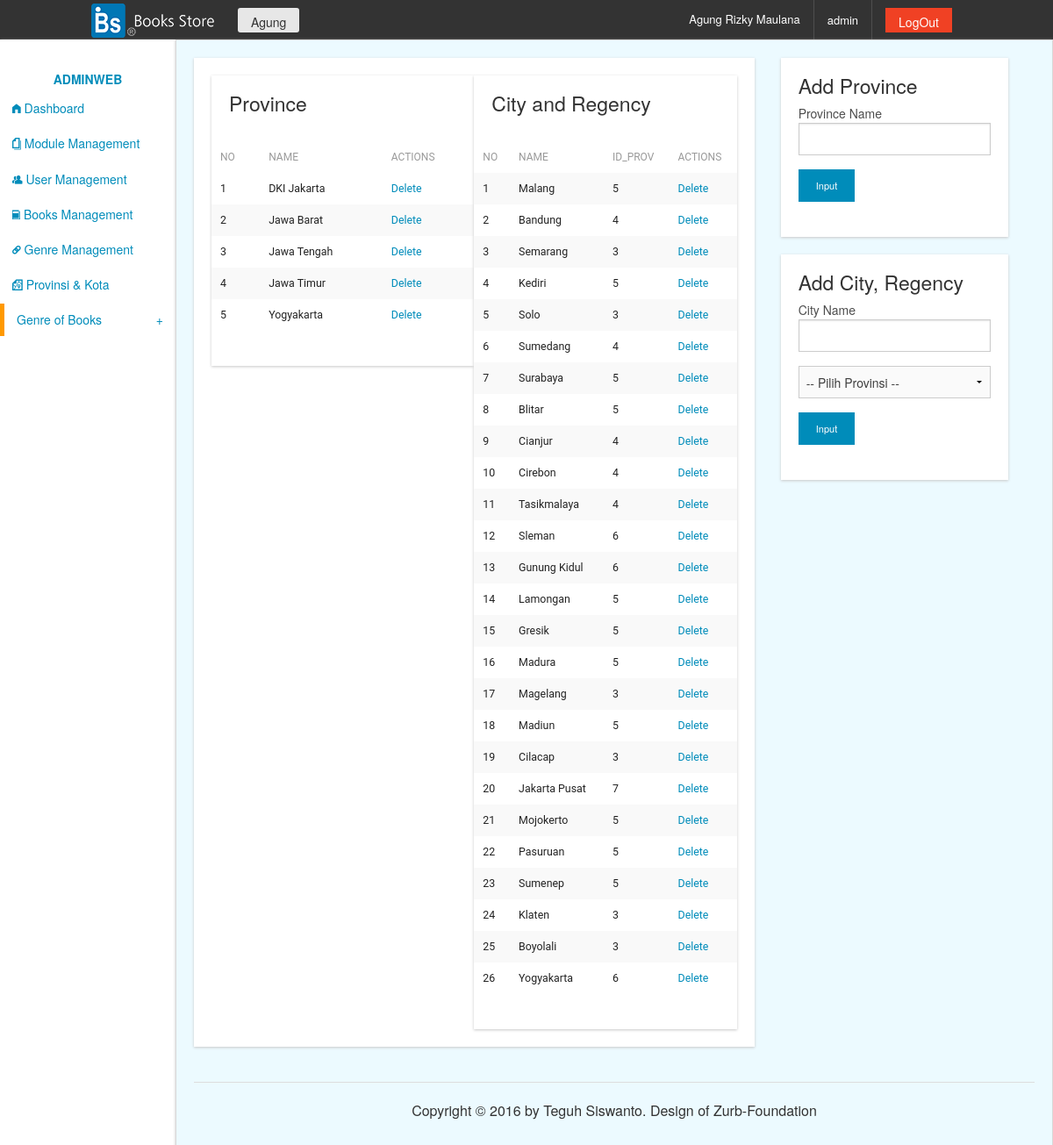
The app's page /adminweb/media.php?module=letak (signed in) with its own data.
### tables this page shows
CREATE TABLE `users` (
  `username` varchar(20) NOT NULL,
  `password` varchar(36) DEFAULT NULL,
  `nama_lengkap` varchar(100) NOT NULL,
  `alamat` text NOT NULL,
  `email` varchar(50) NOT NULL,
  `level` varchar(5) NOT NULL DEFAULT 'user',
  `id_session` varchar(20) NOT NULL
);

CREATE TABLE `modul` (
  `id_modul` int(2) NOT NULL,
  `nama_modul` varchar(30) NOT NULL,
  `link` varchar(50) NOT NULL,
  `icon` varchar(20) NOT NULL,
  `urutan` int(2) NOT NULL
);

CREATE TABLE `provinsi` (
  `id_provinsi` int(11) NOT NULL,
  `nama_provinsi` varchar(32) NOT NULL
);

CREATE TABLE `kota` (
  `id_kota` int(11) NOT NULL,
  `nama_kota` varchar(32) NOT NULL,
  `id_provinsi` int(11) NOT NULL
);

### adminweb/header.php (called while the page is built)
<?php
if (empty($_SESSION['namauser']) AND empty($_SESSION['passuser'])) {
	echo "You Must to login ";
}else{
include "../config/koneksi.php" ;
$hasil	= mysqli_query($konek, "SELECT * FROM users WHERE username='$_SESSION[namauser]' ");
$r 		= mysqli_fetch_array($hasil);
} ?>

### adminweb/modul/mod_letak/letak.php (the view, shortened to what this page needs)
<?php
if (empty($_SESSION['namauser']) AND empty($_SESSION['passuser'])) {
	echo "You Must to login ";
}else{
$aksi	= "modul/mod_letak/aksi_letak.php";
$act	= isset($_GET['act']) ? $_GET['act'] : '' ;
	switch ($act) {
		default:
			echo "<div class=\"columns medium-8 panel\">
				<div class=\"columns large-6 panel\">
					<h4>Province</h4>
					<div class=\"table-full-width\">
						<table class=\"table-hover\">
							<thead>
								<tr>
									<th>No</th>
									<th>Name</th>
									<th>Actions</th>
								</tr>
							</thead>
							<tbody>";
									$no=1;
									$query	= "SELECT * FROM provinsi ORDER BY nama_provinsi";
									$hasil	= mysqli_query($konek, $query);
									while ($r=mysqli_fetch_array($hasil)) {
										echo "<tr>
												<td>$no</td>
												<td>$r[nama_provinsi]</td>
												<td><a class=\"delete-link\" href='$aksi?module=letak&act=hapus&id=$r[id_provinsi]'>Delete</a></td>
											</tr>";
									$no++;
									}
				echo "		</tbody>
						</table>
					</div>
				</div>
				<div class=\"columns large-6 panel\">
					<h4>City and Regency</h4>
					<div class=\"table-full-width\">
						<table class=\"table-hover\">
							<thead>
								<tr>
									<th>No</th>
									<th>Name</th>
									<th>id_prov</th>
									<th>Actions</th>
								</tr>
							</thead>
							<tbody>
								<tr>";
									$no=1;
									$query3	= "SELECT * FROM kota ORDER BY id_kota";
									$hasil3	= mysqli_query($konek, $query3);
									while ($o=mysqli_fetch_array($hasil3)) {
										echo "<tr>
												<td>$no</td>
												<td>$o[nama_kota]</td>";
												if ($o['id_provinsi'] > 0 ) {
													echo "<td>$o[id_provinsi]</td>";
												}else{
													echo "<td class=\"label warning\">$o[id_provinsi]</td>";
												}
										echo "
												<td><a class=\"delete-link\" href='$aksi?module=kota&act=hapuskota&id=$o[id_kota]'>Delete</a></td>
											</tr>";
									$no++;
									}
				echo "			</tr>
							</tbody>
						</table>
					</div>
			</div>
				</div>";
			echo "<div class=\"columns medium-4 \">
					<div class=\"columns large-12 \">
						<div class=\"panel\">
						<h4>Add Province</h4>
							<form action=\"$aksi?module=letak&act=input\" method=\"POST\" >
								<label>Province Name
									<input type=\"text\" name=\"nama_provinsi\" required>
								</label>
									<input type=\"submit\" value=\"Input\" class=\"button tiny\">
							</form>
						</div>
					</div>
					<div class=\"columns large-12 \">
						<div class=\"panel\">
						<h4>Add City, Regency</h4>
							<form action=\"$aksi?module=letak&act=inputkota\" method=\"POST\" >
								<label>City Name <input type=\"text\" name=\"nama_kota\" required> </label>
						<select name=\"id_provinsi\">
							<option>-- Pilih Provinsi --</option>";
			echo "
						</select>
									<input type=\"submit\" value=\"Input\" class=\"button tiny\">
							</form>
					</div>
				</div>
			</div>";
			break;
	}
}
?>

### adminweb/media.php (shortened to what this page needs)
<?php session_start();
if (empty($_SESSION['namauser']) AND empty($_SESSION['passuser'])) {
	echo "You Must to login ";
}else{
?>
<!DOCTYPE html>
<html>
<head>
	<link rel="stylesheet" type="text/css" href="../assets/sweetalert/sweetalert.css">
	<link rel="stylesheet" type="text/css" href="../assets/foundation-5/css/foundation.css">
	<link rel="stylesheet" type="text/css" href="../assets/foundation-icons/foundation-icons.css">
</head>
<body>
<div class="off-canvas-wrap" data-offcanvas>
	<div class="inner-wrap">
	<div class="contain-to-grid sticky hide-for-small">
		<nav class="top-bar " data-topbar role="navigation">
			<ul class="title-area">
				<li class="name"><a href="#"><img src="../images/logo.png"></a></li>
			</ul>
			<section class="top-bar-section">
				<ul>
					<?php include"header.php"; ?>
					<li class="has-form"><a class="button secondary radius tiny" href="#"><?php echo "$_SESSION[namauser]";?></a></li>
					<li class="has-form right"><a href="logout.php" class="button alert">LogOut</a></li>
					<li class="right"><a href="#"><?php echo "$r[level]";?></a></li>
					<li class="has-form right"><a href="#"><?php echo "$r[nama_lengkap]";?></a></li>
				</ul>
			</section>
		</nav>
	</div>
			<?php include "menu.php"; ?>
					<?php include "submenu_genre.php"; ?>
	<section class="main-section">
		<aside class="columns medium-3 large-2 panel press hide-for-small">
				<ul class="side-nav">
					<li class="heading text-center">AdminWeb</li>
					<?php include "menu.php"; ?>
					<li><a class="side-nav-submenu-call">Genre of Books <span class="right"> + </span></a></li>
				</ul>
		</aside>
		<content class="columns medium-9 large-10 panel callout" style="min-height:600px;">
			<?php include "content.php"; ?>
				<footer><hr>
					<p align="center">Copyright &copy; 2016 by Teguh Siswanto. Design of Zurb-Foundation</p>
				</footer>
		</content>
	</section>
	</div>
</div>
</body>
</html>
<?php } ?>

### adminweb/menu.php
<?php
include "../config/koneksi.php";
if ($_SESSION['leveluser']=='admin') {
	$query	= "SELECT * FROM modul ORDER BY urutan ";
	$hasil	= mysqli_query($konek, $query);
	while ($r=mysqli_fetch_array($hasil)) {
		echo "<li><a href=\"$r[link]\"><i class=\"fi-$r[icon]\"></i>&nbsp;$r[nama_modul] </a></li>";
	}
}else{
	echo "You is't  Admin";
}
?>

### records on screen
users: level "admin", nama_lengkap "Agung Rizky Maulana"
modul: nama_modul "Dashboard"
modul: nama_modul "Module Management"
modul: nama_modul "User Management"
modul: nama_modul "Books Management"
modul: nama_modul "Genre Management"
modul: nama_modul "Provinsi & Kota"
provinsi: nama_provinsi "DKI Jakarta"
provinsi: nama_provinsi "Jawa Barat"
provinsi: nama_provinsi "Jawa Tengah"
provinsi: nama_provinsi "Jawa Timur"
provinsi: nama_provinsi "Yogyakarta"
kota: nama_kota "Malang", id_provinsi "5"
kota: nama_kota "Bandung", id_provinsi "4"
kota: nama_kota "Semarang", id_provinsi "3"
kota: nama_kota "Kediri", id_provinsi "5"
kota: nama_kota "Solo", id_provinsi "3"
kota: nama_kota "Sumedang", id_provinsi "4"
kota: nama_kota "Surabaya", id_provinsi "5"
kota: nama_kota "Blitar", id_provinsi "5"
kota: nama_kota "Cianjur", id_provinsi "4"
kota: nama_kota "Cirebon", id_provinsi "4"
kota: nama_kota "Tasikmalaya", id_provinsi "4"
kota: nama_kota "Sleman", id_provinsi "6"
kota: nama_kota "Gunung Kidul", id_provinsi "6"
kota: nama_kota "Lamongan", id_provinsi "5"
kota: nama_kota "Gresik", id_provinsi "5"
kota: nama_kota "Madura", id_provinsi "5"
kota: nama_kota "Magelang", id_provinsi "3"
kota: nama_kota "Madiun", id_provinsi "5"
kota: nama_kota "Cilacap", id_provinsi "3"
kota: nama_kota "Jakarta Pusat", id_provinsi "7"
kota: nama_kota "Mojokerto", id_provinsi "5"
kota: nama_kota "Pasuruan", id_provinsi "5"
kota: nama_kota "Sumenep", id_provinsi "5"
kota: nama_kota "Klaten", id_provinsi "3"
kota: nama_kota "Boyolali", id_provinsi "3"
kota: nama_kota "Yogyakarta", id_provinsi "6"

### other values on screen
$_SESSION[namauser] "Agung"
